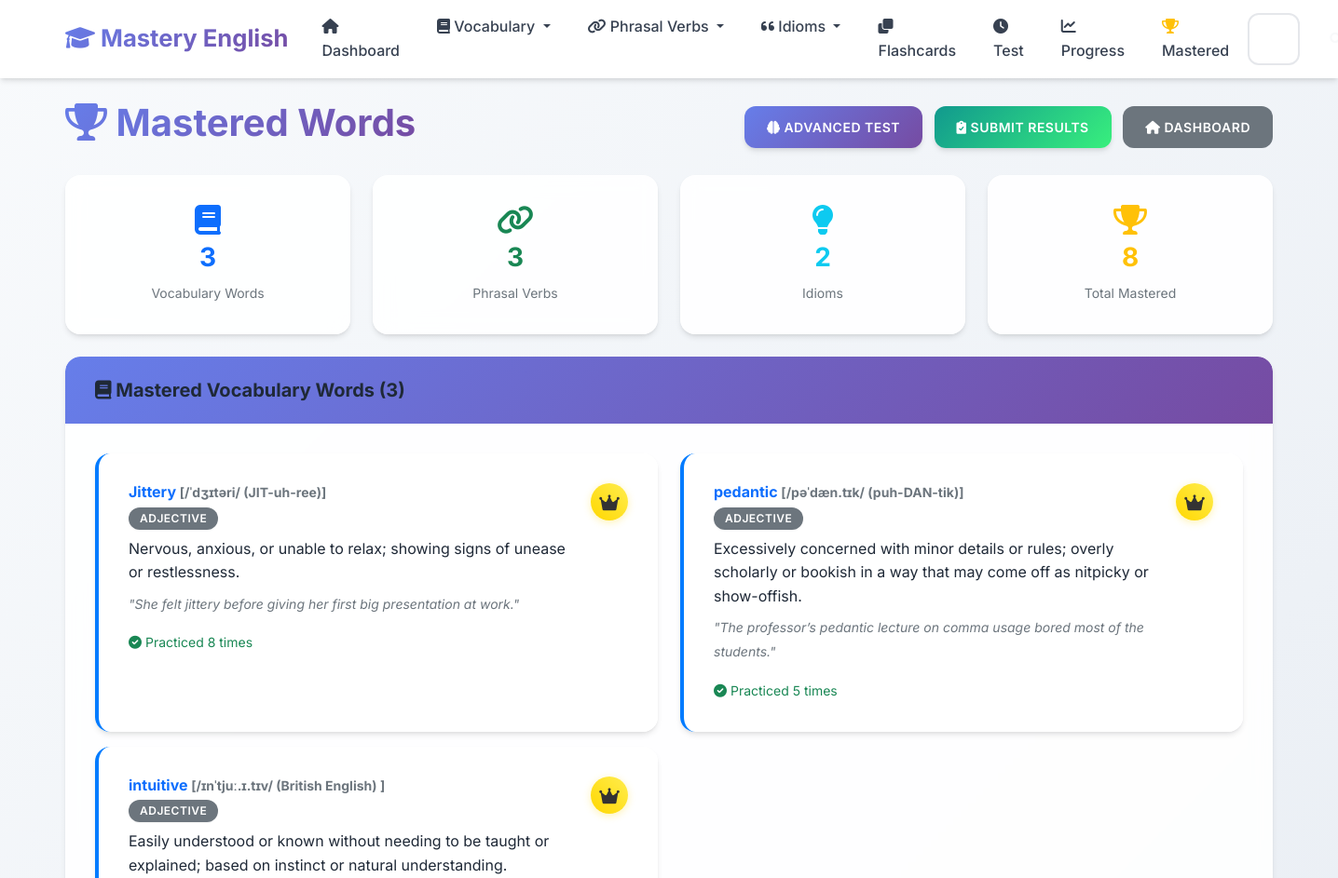
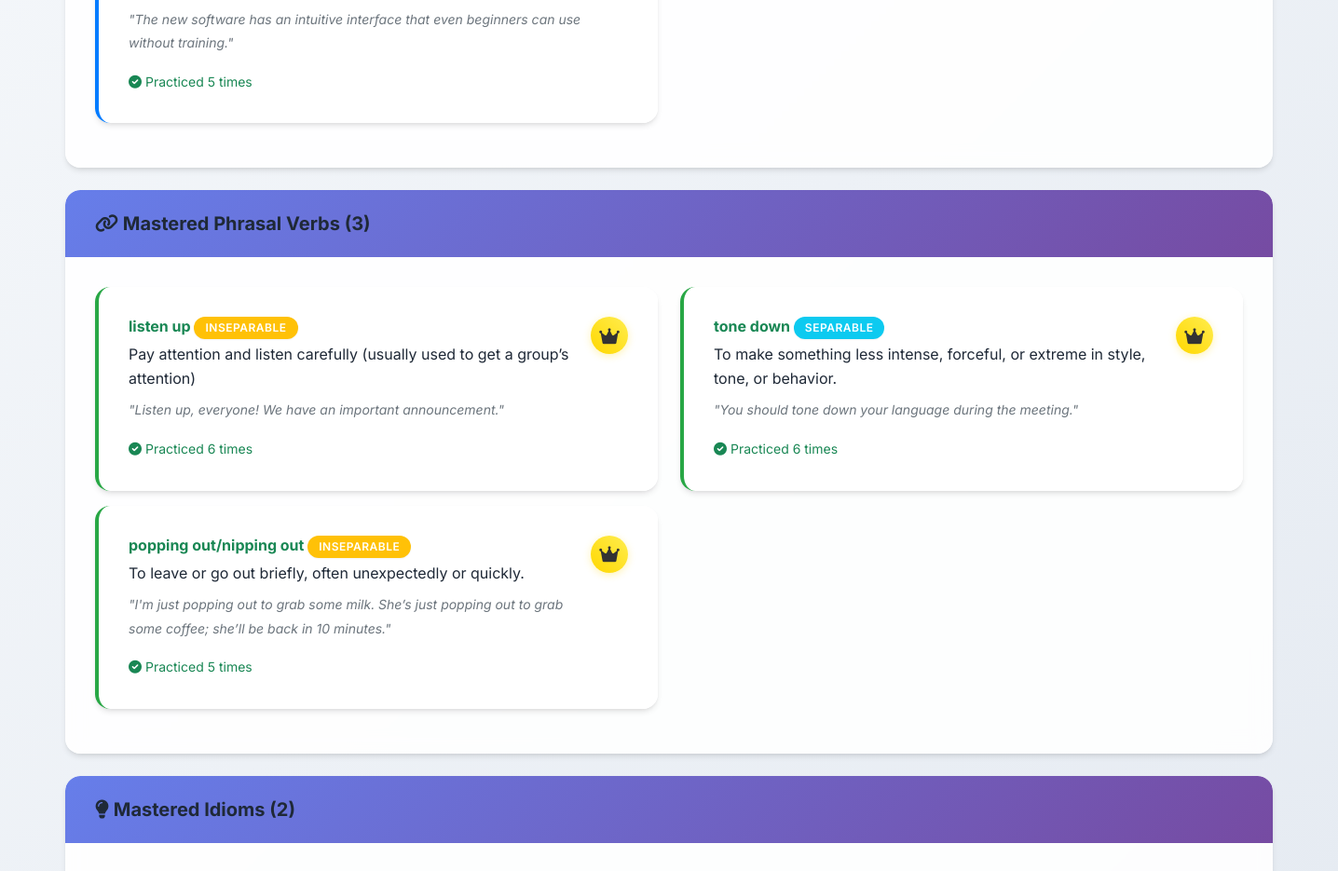
Before: /mastered (upper part) with the older database file (2 pictures, top to bottom).
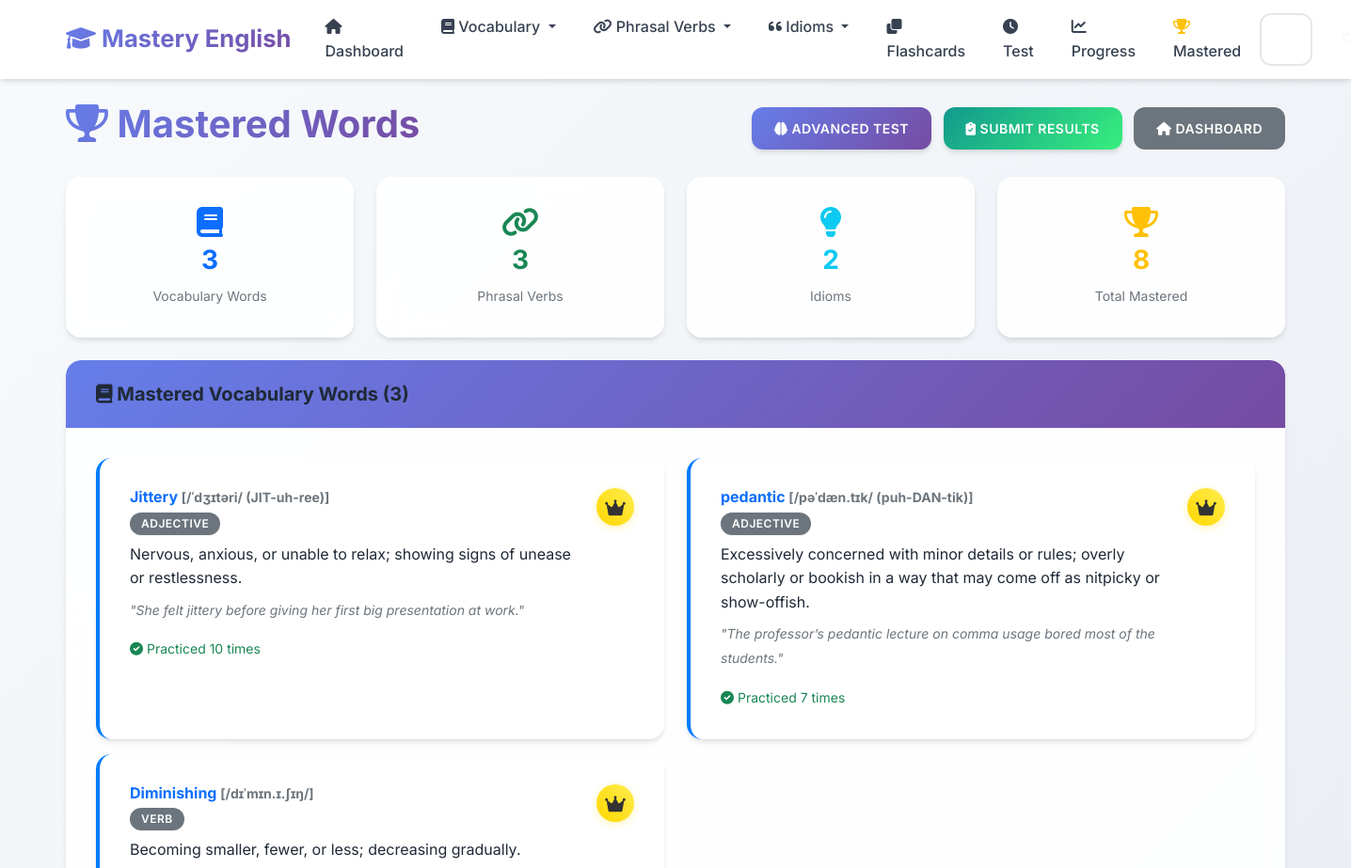
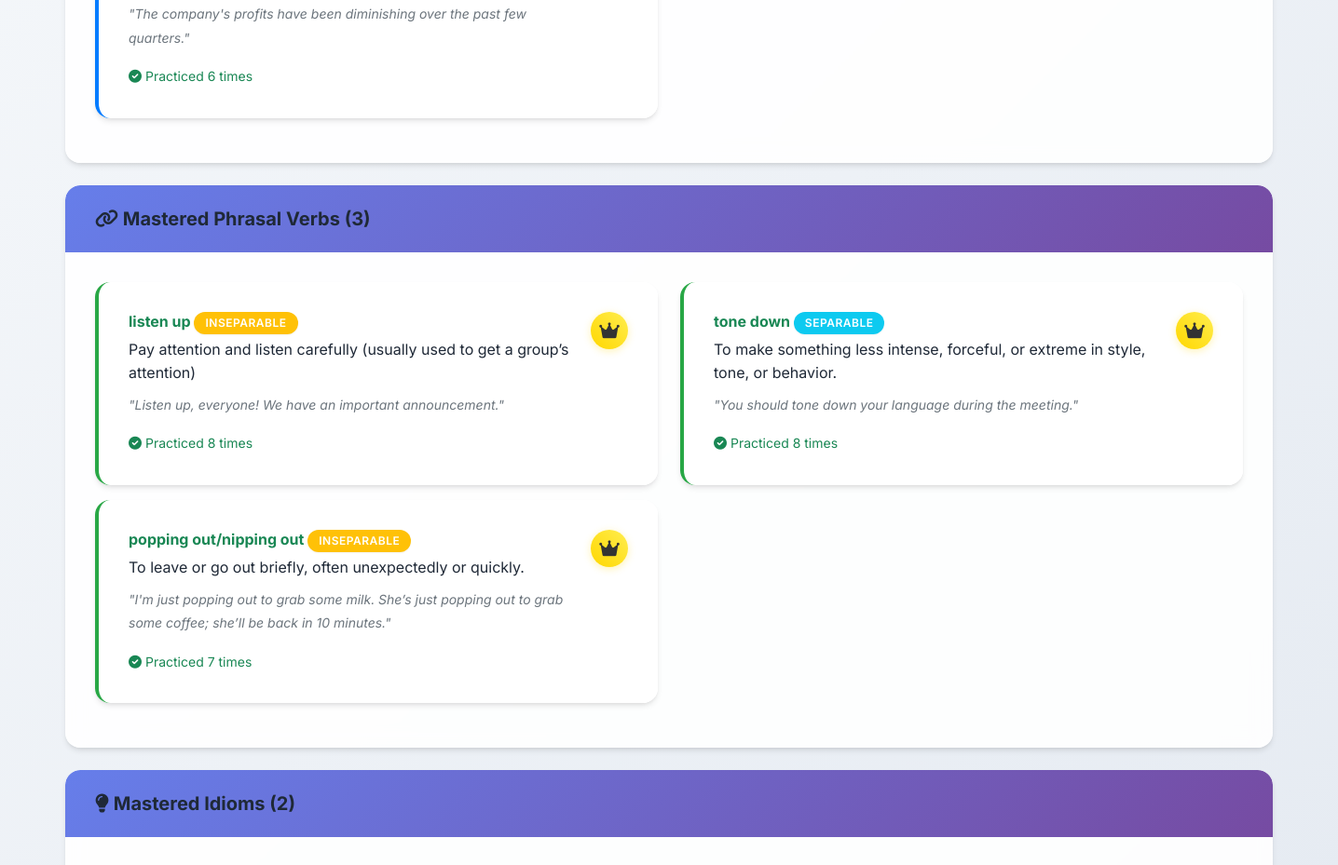
After: the same page with the newer database file (2 pictures, top to bottom).
### app.py (models this page shows, shortened)
class VocabularyWord(db.Model):
    __tablename__ = 'vocabulary_words'
    id = db.Column(db.Integer, primary_key=True)
    word = db.Column(db.String(100), nullable=False)
    definition = db.Column(db.Text, nullable=False)
    example_sentence = db.Column(db.Text)
    pronunciation = db.Column(db.String(100))
    part_of_speech = db.Column(db.String(50))
    difficulty_level = db.Column(db.String(20), default='medium')
    date_added = db.Column(db.DateTime, default=datetime.utcnow)
    times_practiced = db.Column(db.Integer, default=0)
    last_practiced = db.Column(db.DateTime)
    mastery_level = db.Column(db.Integer, default=0)

class PhrasalVerb(db.Model):
    __tablename__ = 'phrasal_verbs'
    id = db.Column(db.Integer, primary_key=True)
    phrasal_verb = db.Column(db.String(100), nullable=False)
    meaning = db.Column(db.Text, nullable=False)
    example_sentence = db.Column(db.Text)
    separable = db.Column(db.Boolean, default=False)
    difficulty_level = db.Column(db.String(20), default='medium')
    date_added = db.Column(db.DateTime, default=datetime.utcnow)
    times_practiced = db.Column(db.Integer, default=0)
    last_practiced = db.Column(db.DateTime)
    mastery_level = db.Column(db.Integer, default=0)

### app.py (the view)
@app.route('/mastered')
def mastered_words():
    mastered_vocab = VocabularyWord.query.filter(VocabularyWord.mastery_level == 5).all()
    mastered_phrasal = PhrasalVerb.query.filter(PhrasalVerb.mastery_level == 5).all()
    mastered_idioms = Idiom.query.filter(Idiom.mastery_level == 5).all()
    total_mastered = len(mastered_vocab) + len(mastered_phrasal) + len(mastered_idioms)
    stats = {
        'vocabulary': len(mastered_vocab),
        'phrasal_verbs': len(mastered_phrasal),
        'idioms': len(mastered_idioms),
        'total': total_mastered
    }
    return render_template('mastered_words.html',
                         mastered_vocab=mastered_vocab,
                         mastered_phrasal=mastered_phrasal,
                         mastered_idioms=mastered_idioms,
                         stats=stats)

### templates/mastered_words.html (shortened to what the changed rows need)
{% extends "base.html" %}
{% block content %}
<div class="row">
    <div class="col-12">
        <div class="d-flex justify-content-between align-items-center mb-4">
            <h1>
                <i class="fas fa-trophy text-warning"></i> Mastered Words
            </h1>
        </div>
    </div>
</div>
{% if stats.total == 0 %}
<div class="row">
    <div class="col-12">
        <div class="card">
            <div class="card-body text-center py-5">
                <i class="fas fa-graduation-cap fa-4x text-muted mb-3"></i>
                <h3 class="text-muted">No Mastered Words Yet</h3>
                <p class="text-muted mb-4">Start practicing to master your vocabulary, phrasal verbs, and idioms!</p>
                <div>
                    <a href="{{ url_for('flashcards', category='vocabulary') }}" class="btn btn-primary me-2">
                        <i class="fas fa-play"></i> Practice Vocabulary
                    </a>
                    <a href="{{ url_for('flashcards', category='phrasal-verbs') }}" class="btn btn-success me-2">
                        <i class="fas fa-play"></i> Practice Phrasal Verbs
                    </a>
                    <a href="{{ url_for('flashcards', category='idioms') }}" class="btn btn-info">
                        <i class="fas fa-play"></i> Practice Idioms
                    </a>
                </div>
            </div>
        </div>
    </div>
</div>
{% else %}
{% if mastered_vocab %}
<div class="row mb-4">
    <div class="col-12">
        <div class="card">
            <div class="card-body">
                <div class="row">
                    {% for word in mastered_vocab %}
                    <div class="col-md-6 mb-3">
                        <div class="card h-100 border-left-primary">
                            <div class="card-body">
                                <div class="d-flex justify-content-between align-items-start">
                                    <div class="flex-grow-1">
                                        <h6 class="card-title text-primary mb-1">
                                            {{ word.word }}
                                            {% if word.pronunciation %}
                                            <small class="text-muted">[{{ word.pronunciation }}]</small>
                                            {% endif %}
                                        </h6>
                                        {% if word.part_of_speech %}
                                        <span class="badge bg-secondary mb-2">{{ word.part_of_speech }}</span>
                                        {% endif %}
                                        <p class="card-text mb-2">{{ word.definition }}</p>
                                        {% if word.example_sentence %}
                                        <p class="card-text">
                                            <small class="text-muted">
                                                <em>"{{ word.example_sentence }}"</em>
                                            </small>
                                        </p>
                                        {% endif %}
                                        <small class="text-success">
                                            <i class="fas fa-check-circle"></i>
                                            Practiced {{ word.times_practiced }} times
                                        </small>
                                    </div>
                                    <div class="ms-2">
                                        <div class="mastery-badge mastery-5">
                                            <i class="fas fa-crown"></i>
                                        </div>
                                    </div>
                                </div>
                            </div>
                        </div>
                    </div>
                    {% endfor %}
                </div>
            </div>
        </div>
    </div>
</div>
{% endif %}
{% if mastered_phrasal %}
<div class="row mb-4">
    <div class="col-12">
        <div class="card">
            <div class="card-body">
                <div class="row">
                    {% for phrasal in mastered_phrasal %}
                    <div class="col-md-6 mb-3">
                        <div class="card h-100 border-left-success">
                            <div class="card-body">
                                <div class="d-flex justify-content-between align-items-start">
                                    <div class="flex-grow-1">
                                        <h6 class="card-title text-success mb-1">
                                            {{ phrasal.phrasal_verb }}
                                            {% if phrasal.separable %}
                                            <span class="badge bg-info">Separable</span>
                                            {% else %}
                                            <span class="badge bg-warning">Inseparable</span>
                                            {% endif %}
                                        </h6>
                                        <p class="card-text mb-2">{{ phrasal.meaning }}</p>
                                        {% if phrasal.example_sentence %}
                                        <p class="card-text">
                                            <small class="text-muted">
                                                <em>"{{ phrasal.example_sentence }}"</em>
                                            </small>
                                        </p>
                                        {% endif %}
                                        <small class="text-success">
                                            <i class="fas fa-check-circle"></i>
                                            Practiced {{ phrasal.times_practiced }} times
                                        </small>
                                    </div>
                                    <div class="ms-2">
                                        <div class="mastery-badge mastery-5">
                                            <i class="fas fa-crown"></i>
                                        </div>
                                    </div>
                                </div>
                            </div>
                        </div>
                    </div>
                    {% endfor %}
                </div>
            </div>
        </div>
    </div>
</div>
{% endif %}
{% endif %}
{% endblock %}

Changed rows visible on the page:
no longer on this page (row edited): VocabularyWord: word "intuitive", pronunciation "/ɪnˈtjuː.ɪ.tɪv/ (British English)", part_of_speech "ADJECTIVE", definition "Easily understood or known without needing to be taught or explained; based on instinct or natural understanding.", example_sentence "The new software has an intuitive interface that even beginners can use without training.", times_practiced "5"
changed VocabularyWord "Jittery": times_practiced "8" → "10"
changed VocabularyWord "pedantic": times_practiced "5" → "7"
now on this page (row edited): VocabularyWord: word "Diminishing", pronunciation "/dɪˈmɪn.ɪ.ʃɪŋ/", part_of_speech "VERB", definition "Becoming smaller, fewer, or less; decreasing gradually.", example_sentence "The company's profits have been diminishing over the past few quarters.", times_practiced "6"
changed PhrasalVerb "listen up": times_practiced "6" → "8"
changed PhrasalVerb "tone down": times_practiced "6" → "8"
changed PhrasalVerb "popping out/nipping out": times_practiced "5" → "7"
